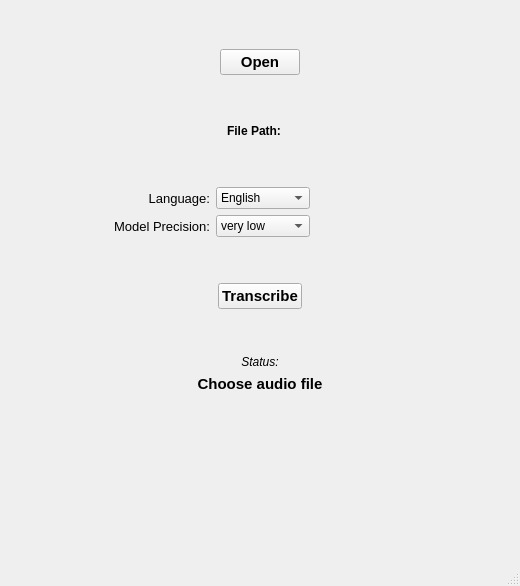
<?xml version="1.0" encoding="UTF-8"?>
<ui version="4.0">
 <class>MainWindow</class>
 <widget class="QMainWindow" name="MainWindow">
  <property name="geometry">
   <rect>
    <x>0</x>
    <y>0</y>
    <width>520</width>
    <height>586</height>
   </rect>
  </property>
  <property name="windowTitle">
   <string>MainWindow</string>
  </property>
  <widget class="QWidget" name="centralwidget">
   <layout class="QGridLayout" name="gridLayout">
    <item row="0" column="0">
     <layout class="QVBoxLayout" name="verticalLayout">
      <item>
       <layout class="QVBoxLayout" name="verticalLayout_2">
        <item>
         <spacer name="verticalSpacer_5">
          <property name="orientation">
           <enum>Qt::Vertical</enum>
          </property>
          <property name="sizeType">
           <enum>QSizePolicy::Preferred</enum>
          </property>
          <property name="sizeHint" stdset="0">
           <size>
            <width>20</width>
            <height>40</height>
           </size>
          </property>
         </spacer>
        </item>
        <item alignment="Qt::AlignHCenter">
         <widget class="QPushButton" name="openFileButton">
          <property name="font">
           <font>
            <pointsize>11</pointsize>
            <bold>true</bold>
           </font>
          </property>
          <property name="text">
           <string>Open</string>
          </property>
         </widget>
        </item>
        <item>
         <spacer name="verticalSpacer_4">
          <property name="orientation">
           <enum>Qt::Vertical</enum>
          </property>
          <property name="sizeType">
           <enum>QSizePolicy::Preferred</enum>
          </property>
          <property name="sizeHint" stdset="0">
           <size>
            <width>20</width>
            <height>40</height>
           </size>
          </property>
         </spacer>
        </item>
        <item>
         <layout class="QHBoxLayout" name="horizontalLayout_3">
          <item>
           <spacer name="horizontalSpacer_2">
            <property name="orientation">
             <enum>Qt::Horizontal</enum>
            </property>
            <property name="sizeHint" stdset="0">
             <size>
              <width>40</width>
              <height>20</height>
             </size>
            </property>
           </spacer>
          </item>
          <item>
           <widget class="QLabel" name="label">
            <property name="enabled">
             <bool>true</bool>
            </property>
            <property name="font">
             <font>
              <bold>true</bold>
             </font>
            </property>
            <property name="acceptDrops">
             <bool>false</bool>
            </property>
            <property name="layoutDirection">
             <enum>Qt::LeftToRight</enum>
            </property>
            <property name="text">
             <string>File Path:</string>
            </property>
            <property name="alignment">
             <set>Qt::AlignCenter</set>
            </property>
           </widget>
          </item>
          <item>
           <widget class="QLabel" name="path_label">
            <property name="text">
             <string>&lt;Path&gt;</string>
            </property>
            <property name="alignment">
             <set>Qt::AlignCenter</set>
            </property>
            <property name="wordWrap">
             <bool>true</bool>
            </property>
           </widget>
          </item>
          <item>
           <spacer name="horizontalSpacer">
            <property name="orientation">
             <enum>Qt::Horizontal</enum>
            </property>
            <property name="sizeHint" stdset="0">
             <size>
              <width>40</width>
              <height>20</height>
             </size>
            </property>
           </spacer>
          </item>
         </layout>
        </item>
        <item>
         <spacer name="verticalSpacer_3">
          <property name="orientation">
           <enum>Qt::Vertical</enum>
          </property>
          <property name="sizeType">
           <enum>QSizePolicy::Preferred</enum>
          </property>
          <property name="sizeHint" stdset="0">
           <size>
            <width>20</width>
            <height>40</height>
           </size>
          </property>
         </spacer>
        </item>
        <item>
         <layout class="QVBoxLayout" name="verticalLayout_3">
          <item>
           <layout class="QHBoxLayout" name="horizontalLayout">
            <item>
             <layout class="QHBoxLayout" name="horizontalLayout_2">
              <item>
               <spacer name="horizontalSpacer_4">
                <property name="orientation">
                 <enum>Qt::Horizontal</enum>
                </property>
                <property name="sizeType">
                 <enum>QSizePolicy::Expanding</enum>
                </property>
                <property name="sizeHint" stdset="0">
                 <size>
                  <width>40</width>
                  <height>20</height>
                 </size>
                </property>
               </spacer>
              </item>
              <item>
               <layout class="QVBoxLayout" name="verticalLayout_5">
                <item>
                 <widget class="QLabel" name="label_4">
                  <property name="font">
                   <font>
                    <pointsize>10</pointsize>
                    <italic>false</italic>
                    <bold>false</bold>
                    <underline>false</underline>
                    <strikeout>false</strikeout>
                   </font>
                  </property>
                  <property name="text">
                   <string>Language:</string>
                  </property>
                  <property name="alignment">
                   <set>Qt::AlignRight|Qt::AlignTrailing|Qt::AlignVCenter</set>
                  </property>
                 </widget>
                </item>
                <item>
                 <widget class="QLabel" name="label_2">
                  <property name="font">
                   <font>
                    <pointsize>10</pointsize>
                    <underline>false</underline>
                   </font>
                  </property>
                  <property name="text">
                   <string>Model Precision:</string>
                  </property>
                  <property name="alignment">
                   <set>Qt::AlignRight|Qt::AlignTrailing|Qt::AlignVCenter</set>
                  </property>
                 </widget>
                </item>
               </layout>
              </item>
             </layout>
            </item>
            <item>
             <layout class="QVBoxLayout" name="verticalLayout_4">
              <item>
               <widget class="QComboBox" name="option_language">
                <item>
                 <property name="text">
                  <string>English</string>
                 </property>
                </item>
                <item>
                 <property name="text">
                  <string>Nederlands</string>
                 </property>
                </item>
                <item>
                 <property name="text">
                  <string>Francais</string>
                 </property>
                </item>
               </widget>
              </item>
              <item>
               <widget class="QComboBox" name="option_precision">
                <item>
                 <property name="text">
                  <string>very low</string>
                 </property>
                </item>
                <item>
                 <property name="text">
                  <string>low</string>
                 </property>
                </item>
                <item>
                 <property name="text">
                  <string>medium</string>
                 </property>
                </item>
                <item>
                 <property name="text">
                  <string>high</string>
                 </property>
                </item>
                <item>
                 <property name="text">
                  <string>very high</string>
                 </property>
                </item>
               </widget>
              </item>
             </layout>
            </item>
            <item>
             <spacer name="horizontalSpacer_3">
              <property name="orientation">
               <enum>Qt::Horizontal</enum>
              </property>
              <property name="sizeType">
               <enum>QSizePolicy::Expanding</enum>
              </property>
              <property name="sizeHint" stdset="0">
               <size>
                <width>40</width>
                <height>20</height>
               </size>
              </property>
             </spacer>
            </item>
           </layout>
          </item>
         </layout>
        </item>
       </layout>
      </item>
      <item>
       <spacer name="verticalSpacer_2">
        <property name="orientation">
         <enum>Qt::Vertical</enum>
        </property>
        <property name="sizeType">
         <enum>QSizePolicy::Preferred</enum>
        </property>
        <property name="sizeHint" stdset="0">
         <size>
          <width>20</width>
          <height>40</height>
         </size>
        </property>
       </spacer>
      </item>
      <item>
       <layout class="QHBoxLayout" name="horizontalLayout_6">
        <item alignment="Qt::AlignHCenter|Qt::AlignVCenter">
         <widget class="QPushButton" name="transcribeButton">
          <property name="baseSize">
           <size>
            <width>100</width>
            <height>0</height>
           </size>
          </property>
          <property name="font">
           <font>
            <pointsize>11</pointsize>
            <bold>true</bold>
           </font>
          </property>
          <property name="text">
           <string>Transcribe</string>
          </property>
         </widget>
        </item>
       </layout>
      </item>
      <item>
       <spacer name="verticalSpacer_6">
        <property name="orientation">
         <enum>Qt::Vertical</enum>
        </property>
        <property name="sizeType">
         <enum>QSizePolicy::Minimum</enum>
        </property>
        <property name="sizeHint" stdset="0">
         <size>
          <width>20</width>
          <height>40</height>
         </size>
        </property>
       </spacer>
      </item>
      <item>
       <widget class="QLabel" name="label_3">
        <property name="font">
         <font>
          <italic>true</italic>
         </font>
        </property>
        <property name="text">
         <string>Status:</string>
        </property>
        <property name="alignment">
         <set>Qt::AlignCenter</set>
        </property>
       </widget>
      </item>
      <item>
       <widget class="QLabel" name="status_label">
        <property name="font">
         <font>
          <pointsize>11</pointsize>
          <bold>true</bold>
         </font>
        </property>
        <property name="text">
         <string>Choose audio file</string>
        </property>
        <property name="textFormat">
         <enum>Qt::AutoText</enum>
        </property>
        <property name="alignment">
         <set>Qt::AlignCenter</set>
        </property>
       </widget>
      </item>
      <item>
       <spacer name="verticalSpacer">
        <property name="orientation">
         <enum>Qt::Vertical</enum>
        </property>
        <property name="sizeType">
         <enum>QSizePolicy::MinimumExpanding</enum>
        </property>
        <property name="sizeHint" stdset="0">
         <size>
          <width>20</width>
          <height>20</height>
         </size>
        </property>
       </spacer>
      </item>
     </layout>
    </item>
   </layout>
  </widget>
  <widget class="QMenuBar" name="menubar">
   <property name="geometry">
    <rect>
     <x>0</x>
     <y>0</y>
     <width>520</width>
     <height>22</height>
    </rect>
   </property>
  </widget>
  <widget class="QStatusBar" name="statusbar"/>
 </widget>
 <resources/>
 <connections>
  <connection>
   <sender>openFileButton</sender>
   <signal>clicked()</signal>
   <receiver>MainWindow</receiver>
   <slot>open_file()</slot>
   <hints>
    <hint type="sourcelabel">
     <x>75</x>
     <y>83</y>
    </hint>
    <hint type="destinationlabel">
     <x>287</x>
     <y>354</y>
    </hint>
   </hints>
  </connection>
  <connection>
   <sender>transcribeButton</sender>
   <signal>clicked()</signal>
   <receiver>MainWindow</receiver>
   <slot>transcribe_file()</slot>
   <hints>
    <hint type="sourcelabel">
     <x>267</x>
     <y>370</y>
    </hint>
    <hint type="destinationlabel">
     <x>831</x>
     <y>419</y>
    </hint>
   </hints>
  </connection>
 </connections>
 <slots>
  <slot>open_file()</slot>
  <slot>transcribe_file(Str)</slot>
  <slot>transcribe_file()</slot>
 </slots>
</ui>
